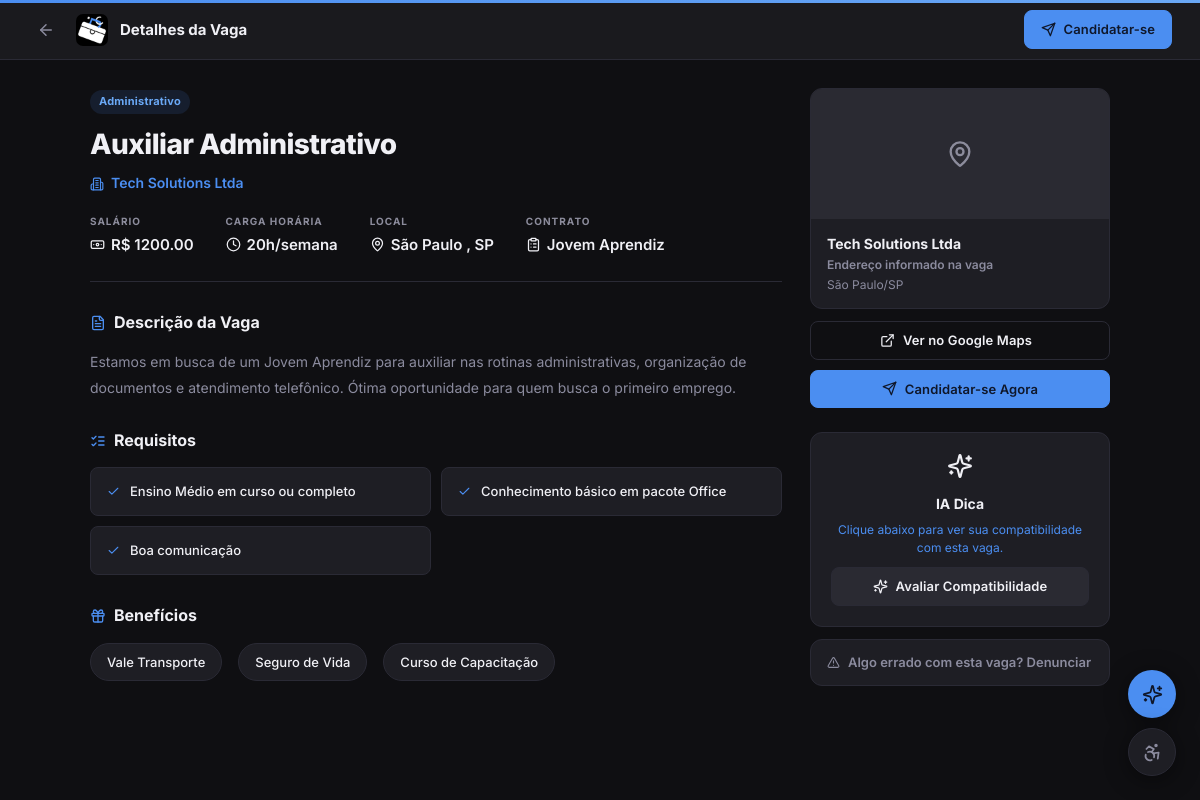
The page /Vagas/listar.php?id=1&voltar=painel (signed in) on the database its author committed.
### tables this page shows
CREATE TABLE `vagas` (
  `id`            INT(11)      NOT NULL AUTO_INCREMENT,
  `empresa_id`    INT(11)      NOT NULL,
  `titulo`        VARCHAR(150) NOT NULL,
  `descricao`     TEXT         DEFAULT NULL,
  `cidade`        VARCHAR(100) DEFAULT NULL,
  `estado`        VARCHAR(50)  DEFAULT NULL,
  `cep`           VARCHAR(9)   DEFAULT NULL   COMMENT 'Para cálculo de distância pela IA',
  `salario`       VARCHAR(50)  DEFAULT NULL   COMMENT 'Mantido como VARCHAR (ex: 1.200,00 ou A combinar)',
  `tipo_contrato` VARCHAR(50)  DEFAULT NULL   COMMENT 'Ex: Jovem Aprendiz, Estágio',
   
  `carga_horaria` VARCHAR(20)  DEFAULT NULL   COMMENT 'Ex: 20h/semana',
  `area`          VARCHAR(100) DEFAULT NULL   COMMENT 'Ex: Administrativo, TI, Vendas',
  `criado_em`     TIMESTAMP    NOT NULL DEFAULT CURRENT_TIMESTAMP,
  `atualizado_em` TIMESTAMP    NOT NULL DEFAULT CURRENT_TIMESTAMP ON UPDATE CURRENT_TIMESTAMP,
  PRIMARY KEY (`id`),
  KEY `idx_vaga_empresa` (`empresa_id`),
  KEY `idx_vaga_area`    (`area`),
  KEY `idx_vaga_cidade`  (`cidade`),
  CONSTRAINT `fk_vaga_empresa`
    FOREIGN KEY (`empresa_id`) REFERENCES `empresas` (`id`) ON DELETE CASCADE
);

CREATE TABLE `empresas` (
  `id`               INT(11)      NOT NULL AUTO_INCREMENT,
  `nome_empresa`     VARCHAR(150) NOT NULL,
  `email`            VARCHAR(100) NOT NULL,
  `senha`            VARCHAR(255) NOT NULL,
  `cnpj`             VARCHAR(18)  NOT NULL,
  `cidade`           VARCHAR(100) DEFAULT NULL,
  `estado`           VARCHAR(50)  DEFAULT NULL,
  `telefone`         VARCHAR(20)  DEFAULT NULL,
   
  `area_atuacao`     VARCHAR(100) DEFAULT NULL,
  `descricao`        TEXT         DEFAULT NULL   COMMENT 'Missão e visão da empresa',
  `site_oficial`     VARCHAR(255) DEFAULT NULL,
  `linkedin`         VARCHAR(255) DEFAULT NULL,
  `perfil_verificado` TINYINT(1)  NOT NULL DEFAULT 0,
   
  `criado_em`        TIMESTAMP    NOT NULL DEFAULT CURRENT_TIMESTAMP,
  `atualizado_em`    TIMESTAMP    NOT NULL DEFAULT CURRENT_TIMESTAMP ON UPDATE CURRENT_TIMESTAMP,
  PRIMARY KEY (`id`),
  UNIQUE KEY `uq_email_empresa`  (`email`),
  UNIQUE KEY `uq_cnpj`          (`cnpj`)
);

CREATE TABLE `requisitos_vaga` (
  `id`        INT(11)      NOT NULL AUTO_INCREMENT,
  `vaga_id`   INT(11)      NOT NULL,
  `requisito` VARCHAR(150) NOT NULL,
  PRIMARY KEY (`id`),
  KEY `idx_req_vaga` (`vaga_id`),
  CONSTRAINT `fk_req_vaga`
    FOREIGN KEY (`vaga_id`) REFERENCES `vagas` (`id`) ON DELETE CASCADE
);

CREATE TABLE `beneficios_vaga` (
  `id`        INT(11)      NOT NULL AUTO_INCREMENT,
  `vaga_id`   INT(11)      NOT NULL,
  `beneficio` VARCHAR(100) NOT NULL,
  PRIMARY KEY (`id`),
  KEY `idx_ben_vaga` (`vaga_id`),
  CONSTRAINT `fk_ben_vaga`
    FOREIGN KEY (`vaga_id`) REFERENCES `vagas` (`id`) ON DELETE CASCADE
);

### Vagas/listar.php (the view, shortened to what the rows shown need)
<?php
require_once dirname(__DIR__) . "/includes/config.php";
require_once dirname(__DIR__) . "/includes/locais.php";
require_once dirname(__DIR__) . "/includes/conta_status.php";
require_once dirname(__DIR__) . "/includes/moderacao.php";
$jovem_id = intval($_SESSION['jovem_id']);
if (isset($_GET['id']) && intval($_GET['id']) > 0) {
    $vaga_id = intval($_GET['id']);
    $destinos_voltar = [
        'painel'       => ['../dashboard/jovem.php',     'Voltar ao painel'],
        'favoritos'    => ['favoritos.php',              'Voltar aos favoritos'],
        'candidaturas' => ['../candidaturas/minhas.php', 'Voltar às minhas candidaturas'],
    ];
    $voltar_chave = is_string($_GET['voltar'] ?? null) && isset($destinos_voltar[$_GET['voltar']]) ? $_GET['voltar'] : '';
    [$voltar_url, $voltar_rotulo] = $destinos_voltar[$voltar_chave] ?? ['listar.php', 'Voltar para a lista de vagas'];
    $voltar_qs = ($voltar_chave !== '') ? '&voltar=' . $voltar_chave : '';
    $stmt_v = $conn->prepare(
        "SELECT v.id, v.titulo, v.descricao, v.cidade, v.estado,
                v.salario, v.carga_horaria, v.area, v.tipo_contrato, v.cep,
                e.nome_empresa, e.cidade AS empresa_cidade
         FROM   vagas v
         JOIN   empresas e ON v.empresa_id = e.id
         WHERE  v.id = ?" . jc_vagas_visiveis_sql($conn, 'v') . "
         LIMIT  1"
    );
    $stmt_v->bind_param("i", $vaga_id);
    $stmt_v->execute();
    $vaga = $stmt_v->get_result()->fetch_assoc();
    $local_vaga = jc_local_efetivo($conn, $vaga_id);
    $stmt_r = $conn->prepare(
        "SELECT requisito FROM requisitos_vaga WHERE vaga_id = ? ORDER BY id ASC"
    );
    $stmt_r->bind_param("i", $vaga_id);
    $stmt_r->execute();
    $requisitos = $stmt_r->get_result()->fetch_all(MYSQLI_ASSOC);
    $stmt_b = $conn->prepare(
        "SELECT beneficio FROM beneficios_vaga WHERE vaga_id = ? ORDER BY id ASC"
    );
    $stmt_b->bind_param("i", $vaga_id);
    $stmt_b->execute();
    $beneficios = $stmt_b->get_result()->fetch_all(MYSQLI_ASSOC);
    $stmt_ia = $conn->prepare(
        "SELECT score, analise FROM avaliacoes_ia
         WHERE jovem_id = ? AND vaga_id = ? LIMIT 1"
    );
    $stmt_ia->bind_param("ii", $jovem_id, $vaga_id);
    $stmt_ia->execute();
    $ia_cache = $stmt_ia->get_result()->fetch_assoc();
    $stmt_c = $conn->prepare(
        "SELECT id FROM candidaturas WHERE jovem_id = ? AND vaga_id = ? LIMIT 1"
    );
    $stmt_c->bind_param("ii", $jovem_id, $vaga_id);
    $stmt_c->execute();
    $stmt_c->store_result();
    $ja_candidatado = $stmt_c->num_rows > 0;
    $denuncia_ativa = jc_stage7_disponivel($conn);
    $denuncia_feita = null;
    if ($denuncia_ativa) {
        $stmt_d = $conn->prepare("SELECT criado_em FROM denuncias WHERE vaga_id = ? AND jovem_id = ? LIMIT 1");
        $stmt_d->bind_param("ii", $vaga_id, $jovem_id);
        $stmt_d->execute();
        $denuncia_feita = $stmt_d->get_result()->fetch_assoc();
    }
    ?>
<!DOCTYPE html>
<html lang="pt-br" data-theme="dark">
<head>
    <link rel="stylesheet" href="../Assets/css/style.css">
</head>
<body>
<div class="detail-bar">
    <div class="d-flex align-center gap-12">
        <a href="<?= htmlspecialchars($voltar_url) ?>" class="icon-btn"
           title="<?= htmlspecialchars($voltar_rotulo) ?>" aria-label="<?= htmlspecialchars($voltar_rotulo) ?>"><span class="i i-arrow-left" aria-hidden="true"></span></a>
        <span class="marca marca-compacta"><img src="../assets/img/marca/jovemconnect-simbolo.png" alt="JovemConnect" width="192" height="192"></span>
        <span class="detail-bar-title">Detalhes da Vaga</span>
    </div>
    <?php if (!$ja_candidatado): ?>
    <a href="candidatar.php?vaga=<?= $vaga_id ?><?= htmlspecialchars($voltar_qs) ?>"
       class="btn btn-primary btn-sm"><span class="i i-send" aria-hidden="true"></span> Candidatar-se</a>
    <?php else: ?>
    <span class="badge badge-success" style="padding:10px 16px;gap:6px;"><span class="i i-check" aria-hidden="true"></span> Candidatura Enviada</span>
    <?php endif; ?>
</div>
<div class="detail-page">
    <div class="detail-main">
        <div class="detail-vaga-header">
            <?php if (!empty($vaga['area'])): ?>
            <span class="badge badge-area"><?= htmlspecialchars($vaga['area']) ?></span>
            <?php endif; ?>
            <h1 class="detail-vaga-title"><?= htmlspecialchars($vaga['titulo']) ?></h1>
            <div class="detail-vaga-company">
                <span class="i i-building" aria-hidden="true"></span>
                <span><?= htmlspecialchars($vaga['nome_empresa']) ?></span>
            </div>
            <div class="detail-vaga-meta">
                <?php if (!empty($vaga['salario'])): ?>
                <div class="detail-meta-item">
                    <span class="detail-meta-label">SALÁRIO</span>
                    <span class="detail-meta-value">
                        <span class="i i-banknote" aria-hidden="true"></span>
                        R$ <?= htmlspecialchars($vaga['salario']) ?>
                    </span>
                </div>
                <?php endif; ?>
                <?php if (!empty($vaga['carga_horaria'])): ?>
                <div class="detail-meta-item">
                    <span class="detail-meta-label">CARGA HORÁRIA</span>
                    <span class="detail-meta-value">
                        <span class="i i-clock" aria-hidden="true"></span>
                        <?= htmlspecialchars($vaga['carga_horaria']) ?>
                    </span>
                </div>
                <?php endif; ?>
                <?php if (!empty($vaga['cidade'])): ?>
                <div class="detail-meta-item">
                    <span class="detail-meta-label">LOCAL</span>
                    <span class="detail-meta-value">
                        <span class="i i-map-pin" aria-hidden="true"></span>
                        <?= htmlspecialchars($vaga['cidade']) ?>
                        <?= !empty($vaga['estado']) ? ', ' . htmlspecialchars($vaga['estado']) : '' ?>
                    </span>
                </div>
                <?php endif; ?>
                <?php if (!empty($vaga['tipo_contrato'])): ?>
                <div class="detail-meta-item">
                    <span class="detail-meta-label">CONTRATO</span>
                    <span class="detail-meta-value">
                        <span class="i i-clipboard-list" aria-hidden="true"></span>
                        <?= htmlspecialchars($vaga['tipo_contrato']) ?>
                    </span>
                </div>
                <?php endif; ?>
            </div>
        </div>
        <div class="detail-section">
            <h2 class="detail-section-title"><span class="i i-file-text" aria-hidden="true"></span> Descrição da Vaga</h2>
            <p class="text-secondary" style="font-size:14px;line-height:1.8;">
                <?= nl2br(htmlspecialchars($vaga['descricao'] ?? '')) ?>
            </p>
        </div>
        <?php if (!empty($requisitos)): ?>
        <div class="detail-section">
            <h2 class="detail-section-title"><span class="i i-list-checks" aria-hidden="true"></span> Requisitos</h2>
            <div class="req-grid">
                <?php foreach ($requisitos as $r): ?>
                <div class="req-item">
                    <span class="i i-check" aria-hidden="true" style="color:var(--accent);"></span>
                    <?= htmlspecialchars($r['requisito']) ?>
                </div>
                <?php endforeach; ?>
            </div>
        </div>
        <?php endif; ?>
        <?php if (!empty($beneficios)): ?>
        <div class="detail-section">
            <h2 class="detail-section-title"><span class="i i-gift" aria-hidden="true"></span> Benefícios</h2>
            <div style="display:flex;flex-wrap:wrap;gap:8px;">
                <?php foreach ($beneficios as $b): ?>
                <span class="benefit-chip"><?= htmlspecialchars($b['beneficio']) ?></span>
                <?php endforeach; ?>
            </div>
        </div>
        <?php endif; ?>
    </div>
    <aside class="detail-aside">
        <div class="map-card">
            <div class="map-visual">
                <span class="i i-map-pin" aria-hidden="true"></span>
            </div>
            <div class="map-info">
                <strong><?= htmlspecialchars($vaga['nome_empresa']) ?></strong>
                <span class="local-origem"><?= htmlspecialchars($local_vaga['rotulo'] ?? '') ?></span>
                <?php if (($local_vaga['texto'] ?? '') !== ''): ?>
                <span><?= htmlspecialchars($local_vaga['texto']) ?></span>
                <?php endif; ?>
            </div>
        </div>
        <?php if (($local_vaga['nivel'] ?? 'indisponivel') !== 'indisponivel'): ?>
        <a href="https://www.google.com/maps/search/<?= urlencode(($local_vaga['nivel'] === 'completo' ? '' : $vaga['nome_empresa'] . ' ') . $local_vaga['texto']) ?>"
           target="_blank" rel="noopener"
           class="btn btn-secondary btn-sm btn-full"
           style="margin-bottom:10px;">
            <span class="i i-external-link" aria-hidden="true"></span> Ver no Google Maps<span class="sr-only"> (abre em nova aba)</span>
        </a>
        <?php endif; ?>
        <?php if (!$ja_candidatado): ?>
        <a href="candidatar.php?vaga=<?= $vaga_id ?><?= htmlspecialchars($voltar_qs) ?>"
           class="btn btn-primary btn-sm btn-full"
           style="margin-bottom:12px;">
            <span class="i i-send" aria-hidden="true"></span> Candidatar-se Agora
        </a>
        <?php endif; ?>
        <div class="ia-dica-card">
            <span class="ia-dica-icon i i-sparkles" aria-hidden="true"></span>
            <p class="ia-dica-title">IA Dica</p>
            <?php if ($ia_cache): ?>
            <p class="ia-dica-text">
                Match calculado: <strong><?= intval($ia_cache['score']) ?>%</strong><br>
                <span style="font-size:11px;"><?= htmlspecialchars(mb_substr($ia_cache['analise'] ?? '', 0, 120)) ?>...</span>
            </p>
            <a href="avaliar.php?vaga_id=<?= $vaga_id ?>"
               class="btn btn-ghost btn-sm btn-full" style="margin-top:10px;">
                Ver análise completa
            </a>
            <?php else: ?>
            <p class="ia-dica-text">
                Clique abaixo para ver sua compatibilidade com esta vaga.
            </p>
            <a href="avaliar.php?vaga_id=<?= $vaga_id ?>"
               class="btn btn-ghost btn-sm btn-full" style="margin-top:10px;">
                <span class="i i-sparkles" aria-hidden="true"></span> Avaliar Compatibilidade
            </a>
            <?php endif; ?>
        </div>
        <?php if ($denuncia_ativa): ?>
        <?php if ($denuncia_feita): ?>
        <p class="denuncia-feita"><span class="i i-check" aria-hidden="true"></span>
            Você denunciou esta vaga em <?= htmlspecialchars(date('d/m/Y', strtotime($denuncia_feita['criado_em']))) ?>. A equipe vai analisar.</p>
        <?php else: ?>
        <details class="denuncia-card"<?= ($_GET['denuncia'] ?? '') === 'invalida' ? ' open' : '' ?>>
            <summary><span class="i i-alert-triangle" aria-hidden="true"></span> Algo errado com esta vaga? Denunciar</summary>
        </details>
        <?php endif; ?>
        <?php endif; ?>
    </aside>
</div>
<?php include dirname(__DIR__) . '/includes/assistente.php'; ?>
</body>
</html>
    <?php
    exit;
}
?>
<?php include dirname(__DIR__) . '/includes/assistente.php'; ?>

### rows shown on the page
vagas: area "Administrativo", titulo "Auxiliar Administrativo", empresa.nome_empresa "Tech Solutions Ltda", salario "1200.00", carga_horaria "20h/semana", cidade "São Paulo", estado "SP", tipo_contrato "Jovem Aprendiz", descricao "Estamos em busca de um Jovem Aprendiz para auxiliar nas rotinas administrativas, organização de documentos e atendimento telefônico. Ótima oportunidade para quem busca o primeiro emprego."
requisitos_vaga: requisito "Ensino Médio em curso ou completo"
requisitos_vaga: requisito "Conhecimento básico em pacote Office"
requisitos_vaga: requisito "Boa comunicação"
beneficios_vaga: beneficio "Vale Transporte"
beneficios_vaga: beneficio "Seguro de Vida"
beneficios_vaga: beneficio "Curso de Capacitação"

### other values the page prints
$local_vaga['rotulo'] "Endereço informado na vaga"
$local_vaga['texto'] "São Paulo/SP"
